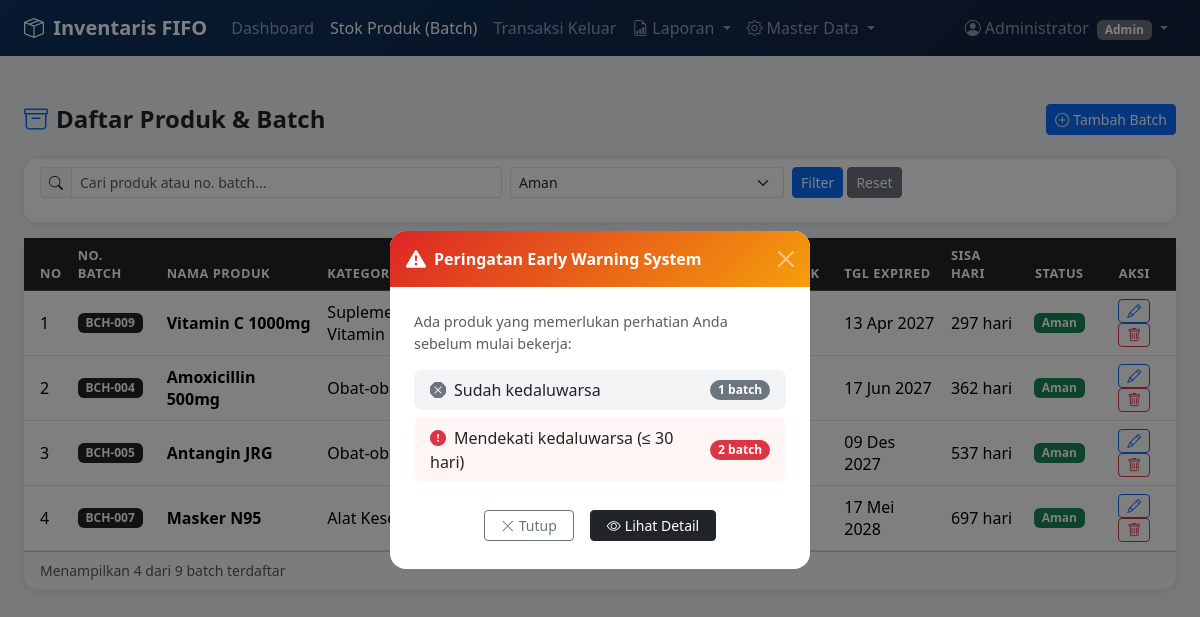
/produk.php?status=aman (signed in), run on the app's committed database.
### tables this page shows
CREATE TABLE setting_toko (
    id               INT AUTO_INCREMENT PRIMARY KEY,
    nama_toko        VARCHAR(150) NOT NULL DEFAULT 'Toko Saya',
    alamat           VARCHAR(255) DEFAULT NULL,
    no_hp            VARCHAR(30)  DEFAULT NULL,
    threshold_merah  INT NOT NULL DEFAULT 30,
    threshold_kuning INT NOT NULL DEFAULT 90,
    updated_at       TIMESTAMP DEFAULT CURRENT_TIMESTAMP ON UPDATE CURRENT_TIMESTAMP
);

CREATE TABLE produk (
    id           INT AUTO_INCREMENT PRIMARY KEY,
    no_batch     VARCHAR(50)  NOT NULL UNIQUE,
    nama_produk  VARCHAR(150) NOT NULL,
    kategori_id  INT NOT NULL,
    harga_beli   DECIMAL(15,2) NOT NULL DEFAULT 0,
    harga_jual   DECIMAL(15,2) NOT NULL DEFAULT 0,
    stok         INT NOT NULL DEFAULT 0,
    stok_awal    INT NOT NULL DEFAULT 0,
    tgl_masuk    DATE NOT NULL,
    tgl_expired  DATE NOT NULL,
    keterangan   TEXT DEFAULT NULL,
    created_at   TIMESTAMP DEFAULT CURRENT_TIMESTAMP,
    CONSTRAINT fk_produk_kategori FOREIGN KEY (kategori_id)
        REFERENCES kategori(id) ON DELETE RESTRICT,
    INDEX idx_produk_expired (tgl_expired),
    INDEX idx_produk_nama (nama_produk)
);

CREATE TABLE kategori (
    id            INT AUTO_INCREMENT PRIMARY KEY,
    nama_kategori VARCHAR(100) NOT NULL UNIQUE,
    deskripsi     TEXT DEFAULT NULL,
    created_at    TIMESTAMP DEFAULT CURRENT_TIMESTAMP
);

### koneksi.php (called while the page is built, shortened)
<?php
$host = "localhost";
$user = "root";
$pass = "";
$db   = "db_inventaris";
$koneksi = mysqli_connect($host, $user, $pass, $db);
mysqli_set_charset($koneksi, "utf8mb4");
$q_set = mysqli_query($koneksi, "SHOW TABLES LIKE 'setting_toko'");
if (mysqli_num_rows($q_set) > 0) {
    $setting = mysqli_fetch_assoc(mysqli_query($koneksi, "SELECT * FROM setting_toko LIMIT 1"));
    if ($setting) {
        $THRESHOLD_MERAH  = $setting['threshold_merah']  ?? 30;
        $THRESHOLD_KUNING = $setting['threshold_kuning'] ?? 90;
    }
}
function tgl_indo($tgl) {
    $bulan = ['','Jan','Feb','Mar','Apr','Mei','Jun','Jul','Ags','Sep','Okt','Nov','Des'];
    $d = explode('-', $tgl);
    return $d[2] . ' ' . $bulan[(int)$d[1]] . ' ' . $d[0];
}
function getStatus($sisa, $merah = 30, $kuning = 90) {
    if ($sisa < 0)            return ['label' => 'Expired',     'class' => 'bg-secondary text-white', 'row' => 'table-secondary'];
    elseif ($sisa <= $merah)  return ['label' => 'Kritis',      'class' => 'bg-danger text-white',    'row' => 'table-danger'];
    elseif ($sisa <= $kuning) return ['label' => 'Peringatan',  'class' => 'bg-warning text-dark',    'row' => 'table-warning'];
    else                      return ['label' => 'Aman',        'class' => 'bg-success text-white',   'row' => ''];
}

### produk.php (the view, shortened to what this page needs)
<?php
include 'koneksi.php';
include 'includes/navbar.php';
$tgl = date('Y-m-d');
$search        = isset($_GET['search']) ? mysqli_real_escape_string($koneksi, $_GET['search']) : '';
$filter_status = $_GET['status'] ?? '';
$where = "WHERE 1=1";
if ($filter_status === 'aman')     $where .= " AND DATEDIFF(p.tgl_expired,'$tgl') > $THRESHOLD_KUNING";
$q = mysqli_query($koneksi,
    "SELECT p.*, k.nama_kategori, DATEDIFF(p.tgl_expired,'$tgl') as sisa_hari
     FROM produk p JOIN kategori k ON p.kategori_id = k.id
     $where ORDER BY p.tgl_expired ASC");
$total_semua = mysqli_fetch_assoc(mysqli_query($koneksi,"SELECT COUNT(*) as t FROM produk"))['t'];
?>
<!DOCTYPE html>
<html lang="id">
<head>
  <link href="https://cdn.jsdelivr.net/npm/bootstrap@5.3.2/dist/css/bootstrap.min.css" rel="stylesheet">
  <link href="https://cdn.jsdelivr.net/npm/bootstrap-icons@1.11.3/font/bootstrap-icons.min.css" rel="stylesheet">
</head>
<body>
<div class="container-fluid py-4 px-4">
  <div class="d-flex justify-content-between align-items-center mb-4">
    <h4 class="fw-bold mb-0"><i class="bi bi-archive me-2 text-primary"></i>Daftar Produk & Batch</h4>
    <a href="tambah.php" class="btn btn-primary btn-sm">
      <i class="bi bi-plus-circle me-1"></i>Tambah Batch
    </a>
  </div>
  <div class="card mb-3">
    <div class="card-body py-2">
      <form method="GET" class="row g-2 align-items-center">
        <div class="col-md-5">
          <div class="input-group input-group-sm">
            <span class="input-group-text"><i class="bi bi-search"></i></span>
            <input type="text" name="search" class="form-control"
                   placeholder="Cari produk atau no. batch..."
                   value="<?= htmlspecialchars($search) ?>">
          </div>
        </div>
        <div class="col-md-3">
          <select name="status" class="form-select form-select-sm">
            <option value="aman"    <?= $filter_status==='aman'   ?'selected':'' ?>>Aman</option>
          </select>
        </div>
        <div class="col-auto">
          <button type="submit" class="btn btn-primary btn-sm">Filter</button>
          <a href="produk.php" class="btn btn-secondary btn-sm">Reset</a>
        </div>
      </form>
    </div>
  </div>
  <div class="card">
    <div class="card-body p-0">
      <div class="table-responsive">
        <table class="table table-hover align-middle mb-0">
          <thead class="table-dark">
            <tr>
              <th class="ps-3">No</th>
              <th>No. Batch</th>
              <th>Nama Produk</th>
              <th>Kategori</th>
              <th class="text-end">Harga Beli</th>
              <th class="text-end">Harga Jual</th>
              <th class="text-center">Stok</th>
              <th>Tgl Masuk</th>
              <th>Tgl Expired</th>
              <th>Sisa Hari</th>
              <th class="text-center">Status</th>
              <th class="text-center">Aksi</th>
            </tr>
          </thead>
          <tbody>
          <?php if (mysqli_num_rows($q) === 0): ?>
            <tr>
              <td colspan="12" class="text-center py-4 text-muted">
                <i class="bi bi-inbox me-1"></i>Tidak ada data ditemukan.
              </td>
            </tr>
          <?php else: ?>
          <?php
          $no = 1;
          while ($d = mysqli_fetch_assoc($q)):
              $s = getStatus($d['sisa_hari'], $THRESHOLD_MERAH, $THRESHOLD_KUNING);
          ?>
            <tr class="<?= $s['row'] ?>">
              <td class="ps-3"><?= $no++ ?></td>
              <td><span class="badge bg-dark"><?= htmlspecialchars($d['no_batch']) ?></span></td>
              <td class="fw-semibold"><?= htmlspecialchars($d['nama_produk']) ?></td>
              <td><?= htmlspecialchars($d['nama_kategori']) ?></td>
              <td class="text-end"><?= rupiah($d['harga_beli']) ?></td>
              <td class="text-end"><?= rupiah($d['harga_jual']) ?></td>
              <td class="text-center">
                <span class="badge <?= $d['stok'] <= 5 ? 'bg-danger' : 'bg-primary' ?>">
                </span>
              </td>
              <td><?= tgl_indo($d['tgl_masuk']) ?></td>
              <td><?= tgl_indo($d['tgl_expired']) ?></td>
              <td>
                <?php if ($d['sisa_hari'] >= 0): ?>
                  <?= $d['sisa_hari'] ?> hari
                <?php else: ?>
                  <span class="text-danger">-<?= abs($d['sisa_hari']) ?> hari</span>
                <?php endif; ?>
              </td>
              <td class="text-center">
                <span class="badge <?= $s['class'] ?>"><?= $s['label'] ?></span>
              </td>
              <td class="text-center">
                <a href="edit.php?id=<?= $d['id'] ?>"
                   class="btn btn-outline-primary btn-sm" title="Edit">
                  <i class="bi bi-pencil"></i>
                </a>
                <a href="hapus.php?id=<?= $d['id'] ?>"
                   class="btn btn-outline-danger btn-sm"
                   onclick="return confirm('Hapus batch <?= addslashes($d['no_batch']) ?>?')"
                   title="Hapus">
                  <i class="bi bi-trash"></i>
                </a>
              </td>
            </tr>
          <?php endwhile; ?>
          <?php endif; ?>
          </tbody>
        </table>
      </div>
    </div>
    <div class="card-footer text-muted small">
      Menampilkan <?= mysqli_num_rows($q) ?> dari <?= $total_semua ?> batch terdaftar
    </div>
  </div>
</div>
</body>
</html>

### includes/navbar.php (shortened to what this page needs)
<?php
    $role = $_SESSION['user_role'] ?? 'kasir';
    $nama = $_SESSION['user_nama'] ?? 'user';
    $tgl = date('Y-m-d');
    $q_kritis_nav = mysqli_query($koneksi, "SELECT COUNT(*) as t FROM produk WHERE DATEDIFF(tgl_expired, '$tgl') BETWEEN 0 AND $THRESHOLD_MERAH AND stok > 0");
    $total_kritis_nav  = mysqli_fetch_assoc($q_kritis_nav)['t'] ?? 0;
    $q_expired_nav = mysqli_query($koneksi, "SELECT COUNT(*) as t FROM produk WHERE tgl_expired < '$tgl' AND stok > 0");
    $total_expired_nav = mysqli_fetch_assoc($q_expired_nav)['t'] ?? 0;
    $total_alert = $total_kritis_nav + $total_expired_nav;
    $current = basename($_SERVER['PHP_SELF']);
    function nav_active($page, $current) {
        return $page === $current ? 'active' : '';
    }
    ?>
    <nav class="navbar navbar-expand-lg navbar-dark mb-4" style="background: linear-gradient(135deg,#0f3460,#16213e);">
        <div class="container-fluid px-4">
            <a class="navbar-brand fw-bold" href="indeks.php">
                <i class="bi bi-box-seam me-1"></i> Inventaris FIFO
            </a>
            <div class="collapse navbar-collapse" id="navMain">
                <ul class="navbar-nav me-auto mb-2 mb-lg-0">
                    <li class="nav-item">
                        <a class="nav-link <?= nav_active('indeks.php', $current) ?>" href="indeks.php">Dashboard</a>
                    </li>
                    <?php if ($role === 'admin'): ?>
                    <li class="nav-item">
                        <a class="nav-link <?= nav_active('produk.php', $current) ?>" href="produk.php">Stok Produk (Batch)</a>
                    </li>
                    <?php endif; ?>
                    <li class="nav-item">
                        <a class="nav-link <?= nav_active('transaksi.php', $current) ?>" href="transaksi.php">Transaksi Keluar</a>
                    </li>
                    <li class="nav-item dropdown">
                        <a class="nav-link dropdown-toggle <?= in_array($current,['laporan_stok.php','laporan_expired.php','laporan_transaksi.php'])?'active':'' ?>"
                        href="#" data-bs-toggle="dropdown">
                            <i class="bi bi-file-earmark-bar-graph me-1"></i>Laporan
                        </a>
                    </li>
                    <?php if ($role === 'admin'): ?>
                    <li class="nav-item dropdown">
                        <a class="nav-link dropdown-toggle <?= in_array($current,['kategori.php','users.php','setting.php'])?'active':'' ?>"
                        href="#" data-bs-toggle="dropdown">
                            <i class="bi bi-gear me-1"></i>Master Data
                        </a>
                    </li>
                    <?php endif; ?>
                </ul>
                <ul class="navbar-nav">
                    <li class="nav-item dropdown">
                        <a class="nav-link dropdown-toggle" href="#" data-bs-toggle="dropdown">
                            <i class="bi bi-person-circle me-1"></i><?= htmlspecialchars($nama) ?>
                            <span class="badge bg-secondary ms-1"><?= ucfirst($role) ?></span>
                        </a>
                    </li>
                </ul>
            </div>
        </div>
    </nav>
    <?php
    $tampilkan_popup_ews = false;
    if (!empty($_SESSION['show_ews_alert'])) {
        $tampilkan_popup_ews = ($total_alert > 0);
    }
    ?>
    <?php if ($tampilkan_popup_ews): ?>
    <div class="modal fade" id="modalEwsAlert" tabindex="-1" aria-hidden="true">
    <div class="modal-dialog modal-dialog-centered" style="max-width:420px">
        <div class="modal-content border-0 rounded-4 overflow-hidden">
        <div class="modal-header border-0 py-3" style="background:linear-gradient(135deg,#dc2626,#f59e0b)">
            <div class="d-flex align-items-center gap-2 text-white">
            <i class="bi bi-exclamation-triangle-fill fs-5"></i>
            <h6 class="modal-title fw-bold mb-0">Peringatan Early Warning System</h6>
            </div>
            <button type="button" class="btn-close btn-close-white" data-bs-dismiss="modal" aria-label="Tutup"></button>
        </div>
        <div class="modal-body py-4 px-4">
            <p class="text-muted mb-3" style="font-size:.9rem">
            Ada produk yang memerlukan perhatian Anda sebelum mulai bekerja:
            </p>
            <ul class="list-unstyled mb-0 d-flex flex-column gap-2">
            <?php if ($total_expired_nav > 0): ?>
                <li class="d-flex justify-content-between align-items-center p-2 px-3 rounded-3" style="background:#f1f3f5">
                <span><i class="bi bi-x-octagon-fill text-secondary me-2"></i>Sudah kedaluwarsa</span>
                <span class="badge bg-secondary rounded-pill"><?= $total_expired_nav ?> batch</span>
                </li>
            <?php endif; ?>
            <?php if ($total_kritis_nav > 0): ?>
                <li class="d-flex justify-content-between align-items-center p-2 px-3 rounded-3" style="background:#fff5f5">
                <span><i class="bi bi-exclamation-circle-fill text-danger me-2"></i>Mendekati kedaluwarsa (&le; <?= (int)$THRESHOLD_MERAH ?> hari)</span>
                <span class="badge bg-danger rounded-pill"><?= $total_kritis_nav ?> batch</span>
                </li>
            <?php endif; ?>
            </ul>
        </div>
        <div class="modal-footer border-0 pt-0 pb-4 px-4 gap-2 justify-content-center">
            <button type="button" class="btn btn-outline-secondary btn-sm px-3" data-bs-dismiss="modal">
            <i class="bi bi-x-lg me-1"></i>Tutup
            </button>
            <a href="laporan_expired.php" class="btn btn-dark btn-sm px-3">
            <i class="bi bi-eye me-1"></i>Lihat Detail
            </a>
        </div>
        </div>
    </div>
    </div>
    <?php endif; ?>

### produk.php (style rules this page uses)
body { background: #f0f2f5; font-family: 'Segoe UI', sans-serif; }
.card { border: 0; border-radius: 12px; box-shadow: 0 2px 12px rgba(0,0,0,.08); }
.table th { font-size: .8rem; text-transform: uppercase; letter-spacing: .04em; }

### data on the page
setting_toko: threshold_merah "30"
produk: no_batch "BCH-009", nama_produk "Vitamin C 1000mg", kategori.nama_kategori "Suplemen & Vitamin", tgl_expired "13 Apr 2027", sisa_hari "297", label "Aman"
produk: no_batch "BCH-004", nama_produk "Amoxicillin 500mg", kategori.nama_kategori "Obat-obatan", tgl_expired "17 Jun 2027", sisa_hari "362", label "Aman"
produk: no_batch "BCH-005", nama_produk "Antangin JRG", kategori.nama_kategori "Obat-obatan", tgl_expired "09 Des 2027", sisa_hari "537", label "Aman"
produk: no_batch "BCH-007", nama_produk "Masker N95", kategori.nama_kategori "Alat Kesehatan", tgl_expired "17 Mei 2028", sisa_hari "697", label "Aman"

### other printed values
$nama "Administrator"
$role "Admin"
$total_expired_nav "1"
$total_kritis_nav "2"
mysqli_num_rows($q) "4"
$total_semua "9"
